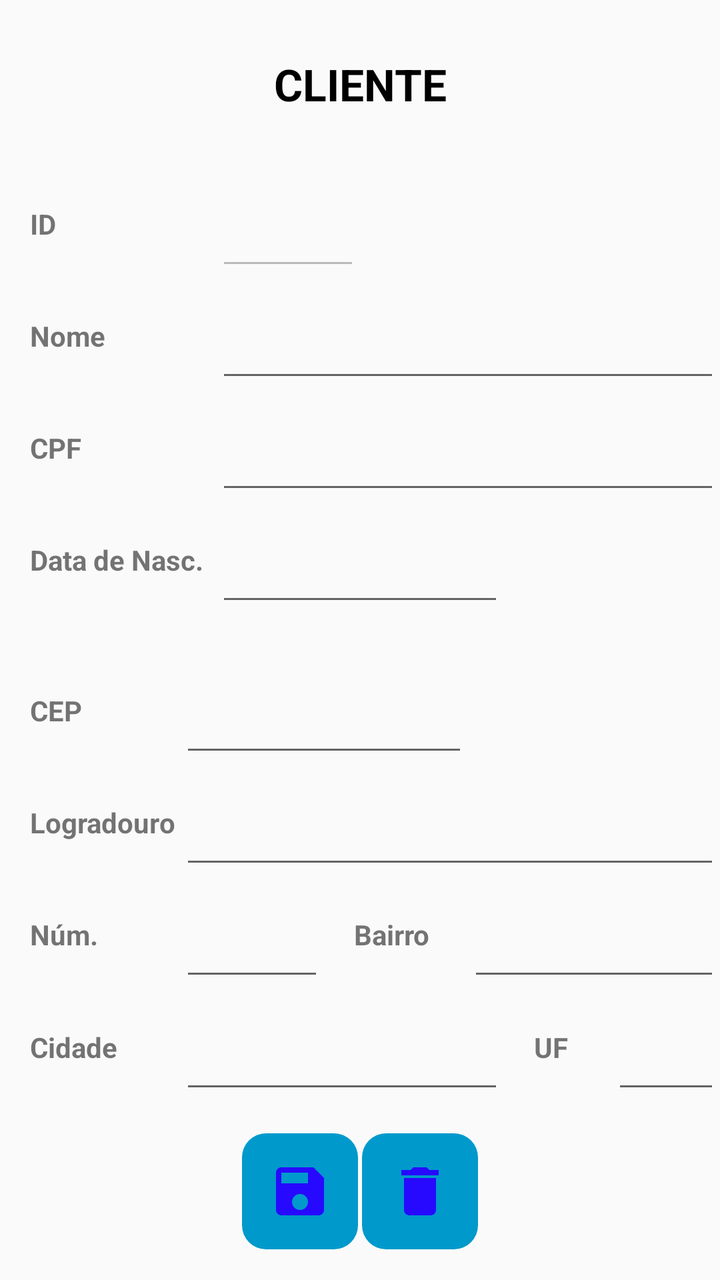
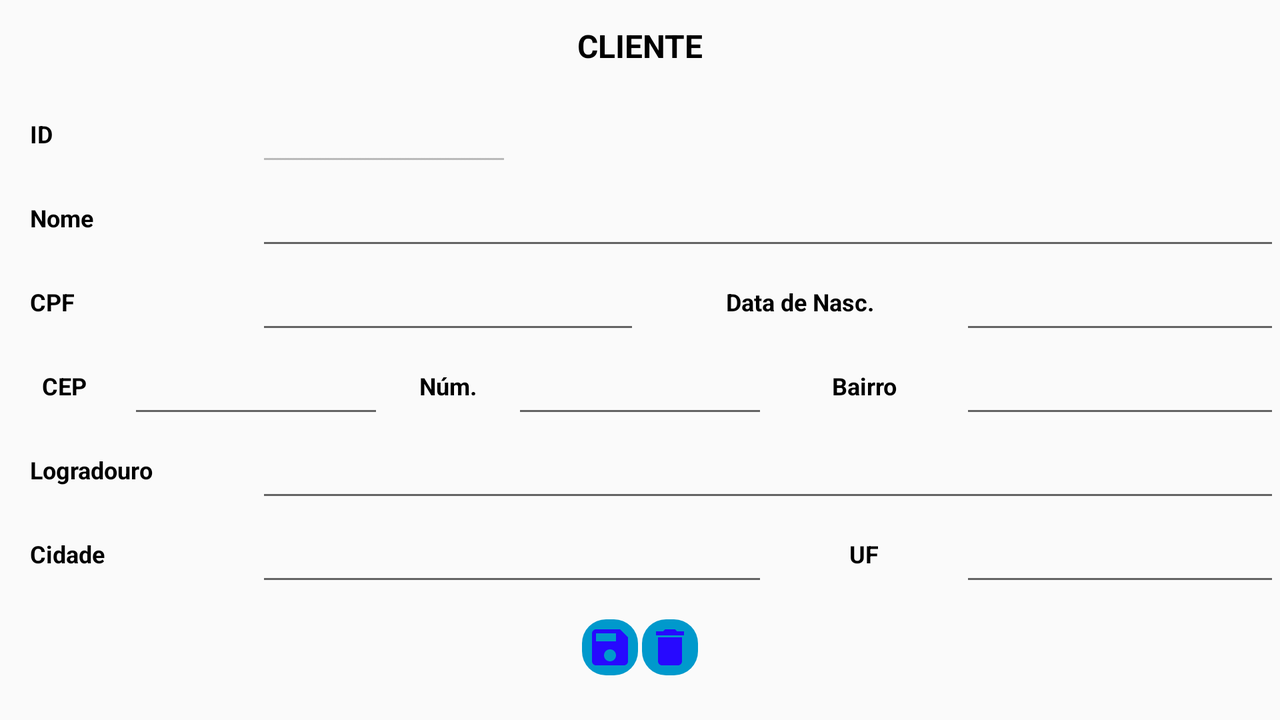

First picture: res/layout/ on a phone held upright. Second picture: the repository's own variant of that layout, on a device whose configuration matches the variant's folder. Source for both follows.
<!-- AndroidManifest.xml: application theme AppTheme -->
<!-- res/layout/detail_customer.xml -->
<?xml version="1.0" encoding="utf-8"?>
<LinearLayout xmlns:android="http://schemas.android.com/apk/res/android"
              xmlns:tools="http://schemas.android.com/tools" android:orientation="vertical"
              android:layout_width="match_parent"
              android:layout_height="match_parent">

    <TextView android:layout_width="match_parent" android:layout_height="0dp"
              android:textStyle="bold"
              android:gravity="center"
              android:textColor="#000000"
              android:text="@string/CLIENTE"
              android:textSize="22sp"
              android:layout_weight="3"/>

    <LinearLayout android:layout_width="match_parent"
                  android:layout_height="0dp"
                  android:layout_weight="2">


        <TextView android:text="@string/id"
                  style="@style/appItemDetailClient"
                  android:layout_width="0dp"
                  android:layout_weight="3"
                  android:layout_height="match_parent"/>

        <EditText android:id="@+id/inpID"
                  style="@style/appItemDetailClientEdit"
                  android:layout_width="0dp"
                  android:layout_height="match_parent"
                  android:enabled="false"
                  android:layout_weight="2"
                  android:contentDescription="@string/nome_do_cliente"/>

        <View android:layout_width="0dp" android:layout_height="match_parent"
              android:layout_weight="5"/>


    </LinearLayout>

    <LinearLayout android:layout_width="match_parent"
                  android:layout_height="0dp"
                  android:layout_weight="2">

        <TextView android:text="@string/nome"
                  style="@style/appItemDetailClient"
                  android:layout_width="0dp"
                  android:layout_weight="3"
                  android:layout_height="match_parent"/>

        <EditText android:id="@+id/inpName"
                  style="@style/appItemDetailClientEdit"
                  android:layout_width="0dp"
                  android:gravity="left"
                  android:layout_height="match_parent"
                  android:layout_weight="7"
                  android:contentDescription="@string/nome_do_cliente"/>


    </LinearLayout>

    <LinearLayout android:layout_width="match_parent"
                  android:layout_height="0dp"
                  android:layout_weight="2">

        <TextView android:text="@string/cpf"
                  style="@style/appItemDetailClient"
                  android:inputType="text"
                  android:layout_width="0dp"
                  android:layout_weight="3"
                  android:layout_height="match_parent"/>

        <EditText android:id="@+id/inpCpf"
                  android:inputType="text"
                  style="@style/appItemDetailClientEdit"
                  android:layout_width="0dp"
                  android:layout_height="match_parent"
                  android:layout_weight="7"
                  android:contentDescription="@string/cpf"/>


    </LinearLayout>


    <LinearLayout android:layout_width="match_parent"
                  android:layout_height="0dp"
                  android:layout_weight="2">

        <TextView android:text="@string/data_de_nasc"
                  style="@style/appItemDetailClient"
                  android:layout_width="0dp"
                  android:layout_weight="3"
                  android:layout_height="match_parent"/>

        <EditText android:id="@+id/inpDataDeNascimento"
                  android:layout_width="0dp"
                  style="@style/appItemDetailClientEdit"
                  android:inputType="date"
                  android:layout_height="match_parent"
                  android:layout_weight="4"
                  android:contentDescription="@string/data_de_nascimento"/>

        <View android:layout_width="0dp" android:layout_height="match_parent"
              android:layout_weight="3"/>


    </LinearLayout>

    <View android:layout_width="match_parent"
          android:layout_height="0dp"
          android:layout_weight="0.7"/>



    <LinearLayout android:layout_width="match_parent"
                  android:layout_height="0dp"
                  android:layout_weight="2">

        <TextView android:text="@string/cep"
                  style="@style/appItemDetailClient"
                  android:layout_width="0dp"
                  android:layout_weight="2.5"
                  android:layout_height="match_parent"/>

        <EditText android:id="@+id/inpCEP"
                  android:layout_width="0dp"
                  style="@style/appItemDetailClientEdit"
                  android:inputType="text"
                  android:layout_height="match_parent"
                  android:layout_weight="4"
                  android:contentDescription="@string/cep"/>

        <View android:layout_width="0dp" android:layout_height="match_parent"
              android:layout_weight="3.5"/>



    </LinearLayout>

    <LinearLayout android:layout_width="match_parent"
                  android:layout_height="0dp"
                  android:layout_weight="2">

        <TextView android:text="@string/logradouro"
                  style="@style/appItemDetailClient"
                  android:layout_width="0dp"
                  android:layout_weight="2.5"
                  android:layout_height="match_parent"/>

        <EditText android:id="@+id/inpLogradouro"
                  android:layout_width="0dp"
                  style="@style/appItemDetailClientEdit"
                  android:inputType="text"
                  android:gravity="left"
                  android:layout_height="match_parent"
                  android:layout_weight="7.5"
                  android:contentDescription="@string/logradouro"/>

    </LinearLayout>

    <LinearLayout android:layout_width="match_parent"
                  android:layout_height="0dp"
                  android:layout_weight="2">

        <TextView android:text="@string/num"
                  style="@style/appItemDetailClient"
                  android:layout_width="0dp"
                  android:layout_weight="2.5"
                  android:layout_height="match_parent"/>

        <EditText android:id="@+id/inpNumero"
                  android:layout_width="0dp"
                  style="@style/appItemDetailClientEdit"
                  android:inputType="text"
                  android:layout_height="match_parent"
                  android:layout_weight="2"
                  android:contentDescription="@string/numero"/>

        <TextView android:text="@string/bairro"
                  style="@style/appItemDetailClient"
                  android:layout_width="0dp"
                  android:layout_weight="2"
                  android:layout_height="match_parent"/>

        <EditText android:id="@+id/inpBairro"
                  android:layout_width="0dp"
                  android:inputType="text"
                  style="@style/appItemDetailClientEdit"
                  android:layout_height="match_parent"
                  android:layout_weight="3.5"
                  android:contentDescription="@string/bairro"/>

    </LinearLayout>

    <LinearLayout android:layout_width="match_parent"
                  android:layout_height="0dp"
                  android:layout_weight="2">

        <TextView android:text="@string/cidade"
                  style="@style/appItemDetailClient"
                  android:layout_width="0dp"
                  android:layout_weight="2.5"
                  android:layout_height="match_parent"/>

        <EditText android:id="@+id/inpCidade"
                  android:layout_width="0dp"
                  style="@style/appItemDetailClientEdit"
                  android:inputType="text"
                  android:layout_height="match_parent"
                  android:layout_weight="4.5"
                  android:contentDescription="@string/cidade"/>

        <TextView android:text="@string/uf"
                  style="@style/appItemDetailClient"
                  android:layout_width="0dp"
                  android:layout_weight="1.5"
                  android:layout_height="match_parent"/>

        <EditText android:id="@+id/inpUF"
                  android:layout_width="0dp"
                  style="@style/appItemDetailClientEdit"
                  android:inputType="text"
                  android:layout_height="match_parent"
                  android:layout_weight="1.5"
                  android:contentDescription="@string/uf"/>

    </LinearLayout>

    <View android:layout_width="match_parent" android:layout_height="0dp"
          android:layout_weight="0.5"/>

    <LinearLayout
            android:orientation="horizontal"
            android:layout_width="match_parent"
            android:gravity="center"
            android:layout_height="60dp">

        <ImageButton android:layout_width="60dp" android:layout_height="match_parent"
                     android:layout_gravity="center"
                     android:id="@+id/imgSalvar"
                     android:background="@drawable/botoes_arredondados"
                     android:src="@drawable/ic_save_blue_32dp"
                     tools:ignore="VectorDrawableCompat"
                     android:contentDescription="@string/salvar"/>

        <ImageButton android:layout_width="60dp" android:layout_height="match_parent"
                     android:layout_gravity="center"
                     android:id="@+id/imgDeletar"
                     android:background="@drawable/botoes_arredondados"
                     android:src="@drawable/ic_delete_black_24dp"
                     tools:ignore="VectorDrawableCompat"
                     android:contentDescription="@string/deletar"/>

    </LinearLayout>


    <View android:layout_width="match_parent"
          android:layout_height="0dp"
          android:layout_weight="0.5"/>

</LinearLayout>
<!-- resources referenced by this layout -->
<resources>
  <!-- drawable botoes_arredondados (drawable) -->
  <selector xmlns:android="http://schemas.android.com/apk/res/android">
      <item>
          <shape android:shape="rectangle">
              <solid android:color="@android:color/holo_blue_dark"/> 
              <corners android:radius="12dp"/> 
              <stroke android:color="@android:color/transparent" android:width="2dp"/> 
              <padding android:bottom="8dp" android:left="8dp" android:right="8dp" android:top="8dp"/>
          </shape>
      </item>
  </selector>
  <!-- drawable ic_delete_black_24dp (drawable) -->
  <vector android:height="32dp" android:tint="#2709FF"
      android:viewportHeight="24.0" android:viewportWidth="24.0"
      android:width="32dp" xmlns:android="http://schemas.android.com/apk/res/android">
      <path android:fillColor="#FF000000" android:pathData="M6,19c0,1.1 0.9,2 2,2h8c1.1,0 2,-0.9 2,-2V7H6v12zM19,4h-3.5l-1,-1h-5l-1,1H5v2h14V4z"/>
  </vector>
  <!-- drawable ic_save_blue_32dp (drawable) -->
  <vector android:height="32dp" android:tint="#2709FF"
      android:viewportHeight="24.0" android:viewportWidth="24.0"
      android:width="32dp" xmlns:android="http://schemas.android.com/apk/res/android">
      <path android:fillColor="#FF000000" android:pathData="M17,3L5,3c-1.11,0 -2,0.9 -2,2v14c0,1.1 0.89,2 2,2h14c1.1,0 2,-0.9 2,-2L21,7l-4,-4zM12,19c-1.66,0 -3,-1.34 -3,-3s1.34,-3 3,-3 3,1.34 3,3 -1.34,3 -3,3zM15,9L5,9L5,5h10v4z"/>
  </vector>
  <string name="CLIENTE">CLIENTE</string>
  <string name="bairro">Bairro</string>
  <string name="cep">CEP</string>
  <string name="cidade">Cidade</string>
  <string name="cpf">CPF</string>
  <string name="data_de_nasc">Data de Nasc.</string>
  <string name="data_de_nascimento">Data de Nascimento</string>
  <string name="deletar">DELETAR</string>
  <string name="id">ID</string>
  <string name="logradouro">Logradouro</string>
  <string name="nome">Nome</string>
  <string name="nome_do_cliente">Nome do Cliente</string>
  <string name="num">Núm.</string>
  <string name="numero">número</string>
  <string name="salvar">SALVAR</string>
  <string name="uf">UF</string>
  <style name="appItemDetailClient">
          <item name="android:textSize">14sp</item>
          <item name="android:textStyle">bold</item>
          <item name="android:gravity">left|center</item>
          <item name="android:paddingLeft">15dp</item>
          <item name="android:textAppearance">@style/TextAppearance.AppCompat.Small</item>
  
      </style>
  <style name="appItemDetailClientEdit">
          <item name="android:textSize">12sp</item>
          <item name="android:gravity">center</item>
          <item name="android:textAppearance">@style/TextAppearance.AppCompat.Small</item>
  
      </style>
  <style name="AppTheme" parent="Theme.AppCompat.Light.DarkActionBar">
          
          <item name="colorPrimary">@color/colorPrimary</item>
          <item name="colorPrimaryDark">@color/colorPrimaryDark</item>
          <item name="colorAccent">@color/colorAccent</item>
      </style>
</resources>
<!-- res/layout-land/detail_customer.xml (the author's variant of the layout above) -->
<!-- drawn on the phone turned sideways -->
<?xml version="1.0" encoding="utf-8"?>
<LinearLayout xmlns:android="http://schemas.android.com/apk/res/android"
              xmlns:tools="http://schemas.android.com/tools" android:orientation="vertical"
              android:layout_width="match_parent"
              android:layout_height="match_parent">

    <TextView android:layout_width="match_parent" android:layout_height="0dp"
              android:textStyle="bold"
              android:gravity="center"
              android:textColor="#000000"
              android:text="@string/CLIENTE"
              android:textSize="16sp"
              android:layout_weight="2.2"/>

    <LinearLayout android:layout_width="match_parent"
                  android:layout_height="0dp"
                  android:layout_weight="2">


        <TextView android:text="@string/id"
                  style="@style/appItemDetailClientLand"
                  android:layout_width="0dp"
                  android:layout_weight="2"
                  android:layout_height="match_parent"/>

        <EditText android:id="@+id/inpID"
                  style="@style/appItemDetailClientLandEdit"
                  android:layout_width="0dp"
                  android:layout_height="match_parent"
                  android:enabled="false"
                  android:layout_weight="2"
                  android:contentDescription="@string/nome_do_cliente"/>

        <View android:layout_width="0dp" android:layout_height="match_parent"
              android:layout_weight="6"/>


    </LinearLayout>

    <LinearLayout android:layout_width="match_parent"
                  android:layout_height="0dp"
                  android:layout_weight="2">

        <TextView android:text="@string/nome"
                  style="@style/appItemDetailClientLand"
                  android:layout_width="0dp"
                  android:layout_weight="2"
                  android:layout_height="match_parent"/>

        <EditText android:id="@+id/inpName"
                  style="@style/appItemDetailClientLandEdit"
                  android:layout_width="0dp"
                  android:layout_height="match_parent"
                  android:layout_weight="8"
                  android:contentDescription="@string/nome_do_cliente"/>


    </LinearLayout>

    <LinearLayout android:layout_width="match_parent"
                  android:layout_height="0dp"
                  android:layout_weight="2">

        <TextView android:text="@string/cpf"
                  style="@style/appItemDetailClientLand"
                  android:inputType="text"
                  android:layout_width="0dp"
                  android:layout_weight="2"
                  android:layout_height="match_parent"/>

        <EditText android:id="@+id/inpCpf"
                  android:inputType="text"
                  style="@style/appItemDetailClientLandEdit"
                  android:layout_width="0dp"
                  android:layout_height="match_parent"
                  android:layout_weight="3"
                  android:contentDescription="@string/cpf"/>


        <TextView android:text="@string/data_de_nasc"
                  style="@style/appItemDetailClientLand"
                  android:layout_width="0dp"
                  android:layout_weight="2.5"
                  android:gravity="center"
                  android:paddingLeft="0dp"
                  android:layout_height="match_parent"/>

        <EditText android:id="@+id/inpDataDeNascimento"
                  android:layout_width="0dp"
                  style="@style/appItemDetailClientLandEdit"
                  android:inputType="date"
                  android:layout_height="match_parent"
                  android:layout_weight="2.5"
                  android:contentDescription="@string/data_de_nascimento"/>


    </LinearLayout>




    <LinearLayout android:layout_width="match_parent"
                  android:layout_height="0dp"
                  android:layout_weight="2">

        <TextView android:text="@string/cep"
                  style="@style/appItemDetailClientLand"
                  android:layout_width="0dp"
                  android:paddingLeft="0dp"
                  android:gravity="center"
                  android:layout_weight="1"
                  android:layout_height="match_parent"/>

        <EditText android:id="@+id/inpCEP"
                  android:layout_width="0dp"
                  style="@style/appItemDetailClientLandEdit"
                  android:inputType="text"
                  android:layout_height="match_parent"
                  android:layout_weight="2"
                  android:contentDescription="@string/cep"/>

        <TextView android:text="@string/num"
                  style="@style/appItemDetailClientLand"
                  android:layout_width="0dp"
                  android:paddingLeft="0dp"
                  android:gravity="center"
                  android:layout_weight="1"
                  android:layout_height="match_parent"/>

        <EditText android:id="@+id/inpNumero"
                  android:layout_width="0dp"
                  style="@style/appItemDetailClientLandEdit"
                  android:inputType="text"
                  android:layout_height="match_parent"
                  android:layout_weight="2"
                  android:contentDescription="@string/numero"/>

        <TextView android:text="@string/bairro"
                  style="@style/appItemDetailClientLand"
                  android:layout_width="0dp"
                  android:layout_weight="1.5"
                  android:paddingLeft="0dp"
                  android:gravity="center"
                  android:layout_height="match_parent"/>

        <EditText android:id="@+id/inpBairro"
                  android:layout_width="0dp"
                  android:inputType="text"
                  style="@style/appItemDetailClientLandEdit"
                  android:layout_height="match_parent"
                  android:layout_weight="2.5"
                  android:contentDescription="@string/bairro"/>


    </LinearLayout>

    <LinearLayout android:layout_width="match_parent"
                  android:layout_height="0dp"
                  android:layout_weight="2">

        <TextView android:text="@string/logradouro"
                  style="@style/appItemDetailClientLand"
                  android:layout_width="0dp"
                  android:layout_weight="2"
                  android:layout_height="match_parent"/>

        <EditText android:id="@+id/inpLogradouro"
                  android:layout_width="0dp"
                  style="@style/appItemDetailClientLandEdit"
                  android:inputType="text"
                  android:layout_height="match_parent"
                  android:layout_weight="8"
                  android:contentDescription="@string/logradouro"/>

    </LinearLayout>


    <LinearLayout android:layout_width="match_parent"
                  android:layout_height="0dp"
                  android:layout_weight="2">

        <TextView android:text="@string/cidade"
                  style="@style/appItemDetailClientLand"
                  android:layout_width="0dp"
                  android:layout_weight="2"
                  android:layout_height="match_parent"/>

        <EditText android:id="@+id/inpCidade"
                  android:layout_width="0dp"
                  style="@style/appItemDetailClientLandEdit"
                  android:inputType="text"
                  android:layout_height="match_parent"
                  android:layout_weight="4"
                  android:contentDescription="@string/cidade"/>

        <TextView android:text="@string/uf"
                  style="@style/appItemDetailClientLand"
                  android:layout_width="0dp"
                  android:layout_weight="1.5"
                  android:paddingLeft="0dp"
                  android:gravity="center"
                  android:layout_height="match_parent"/>

        <EditText android:id="@+id/inpUF"
                  android:layout_width="0dp"
                  style="@style/appItemDetailClientLandEdit"
                  android:inputType="text"
                  android:gravity="center"
                  android:layout_height="match_parent"
                  android:layout_weight="2.5"
                  android:contentDescription="@string/uf"/>

    </LinearLayout>

    <View android:layout_width="match_parent" android:layout_height="0dp"
          android:layout_weight="0.5"/>

    <LinearLayout
            android:orientation="horizontal"
            android:layout_width="match_parent"
            android:gravity="center"
            android:layout_height="30dp">

        <ImageButton android:layout_width="30dp" android:layout_height="match_parent"
                     android:layout_gravity="center"
                     android:id="@+id/imgSalvar"
                     android:background="@drawable/botoes_arredondados"
                     android:src="@drawable/ic_save_black_24dp"
                     tools:ignore="VectorDrawableCompat"
                     android:contentDescription="@string/salvar"/>

        <ImageButton android:layout_width="30dp" android:layout_height="match_parent"
                     android:layout_gravity="center"
                     android:id="@+id/imgDeletar"
                     android:background="@drawable/botoes_arredondados"
                     android:src="@drawable/ic_delete_blue_24dp"
                     tools:ignore="VectorDrawableCompat"
                     android:contentDescription="@string/deletar"/>

    </LinearLayout>


    <View android:layout_width="match_parent"
          android:layout_height="0dp"
          android:layout_weight="1"/>

</LinearLayout>
<!-- resources referenced by the variant -->
<!-- as the phone turned sideways resolves them -->
<resources>
  <!-- drawable botoes_arredondados (drawable) -->
  <selector xmlns:android="http://schemas.android.com/apk/res/android">
      <item>
          <shape android:shape="rectangle">
              <solid android:color="@android:color/holo_blue_dark"/> 
              <corners android:radius="12dp"/> 
              <stroke android:color="@android:color/transparent" android:width="2dp"/> 
              <padding android:bottom="8dp" android:left="8dp" android:right="8dp" android:top="8dp"/>
          </shape>
      </item>
  </selector>
  <!-- drawable ic_delete_blue_24dp (drawable) -->
  <vector android:height="24dp" android:tint="#2709FF"
      android:viewportHeight="24.0" android:viewportWidth="24.0"
      android:width="24dp" xmlns:android="http://schemas.android.com/apk/res/android">
      <path android:fillColor="#FF000000" android:pathData="M6,19c0,1.1 0.9,2 2,2h8c1.1,0 2,-0.9 2,-2V7H6v12zM19,4h-3.5l-1,-1h-5l-1,1H5v2h14V4z"/>
  </vector>
  <!-- drawable ic_save_black_24dp (drawable) -->
  <vector android:height="24dp" android:tint="#2709FF"
      android:viewportHeight="24.0" android:viewportWidth="24.0"
      android:width="24dp" xmlns:android="http://schemas.android.com/apk/res/android">
      <path android:fillColor="#FF000000" android:pathData="M17,3L5,3c-1.11,0 -2,0.9 -2,2v14c0,1.1 0.89,2 2,2h14c1.1,0 2,-0.9 2,-2L21,7l-4,-4zM12,19c-1.66,0 -3,-1.34 -3,-3s1.34,-3 3,-3 3,1.34 3,3 -1.34,3 -3,3zM15,9L5,9L5,5h10v4z"/>
  </vector>
  <string name="CLIENTE">CLIENTE</string>
  <string name="bairro">Bairro</string>
  <string name="cep">CEP</string>
  <string name="cidade">Cidade</string>
  <string name="cpf">CPF</string>
  <string name="data_de_nasc">Data de Nasc.</string>
  <string name="data_de_nascimento">Data de Nascimento</string>
  <string name="deletar">DELETAR</string>
  <string name="id">ID</string>
  <string name="logradouro">Logradouro</string>
  <string name="nome">Nome</string>
  <string name="nome_do_cliente">Nome do Cliente</string>
  <string name="num">Núm.</string>
  <string name="numero">número</string>
  <string name="salvar">SALVAR</string>
  <string name="uf">UF</string>
  <style name="appItemDetailClientLand">
          <item name="android:textSize">12sp</item>
          <item name="android:textStyle">bold</item>
          <item name="android:gravity">left|center</item>
          <item name="android:paddingLeft">15dp</item>
          <item name="android:textAppearance">@style/TextAppearance.AppCompat.Small</item>
          <item name="android:textColor">#000000</item>
  
      </style>
  <style name="appItemDetailClientLandEdit">
          <item name="android:textSize">10sp</item>
          <item name="android:gravity">left</item>
          <item name="android:textAppearance">@style/TextAppearance.AppCompat.Small</item>
          <item name="android:textColor">#000000</item>
  
      </style>
  <style name="AppTheme" parent="Theme.AppCompat.Light.DarkActionBar">
          
          <item name="colorPrimary">@color/colorPrimary</item>
          <item name="colorPrimaryDark">@color/colorPrimaryDark</item>
          <item name="colorAccent">@color/colorAccent</item>
      </style>
</resources>
